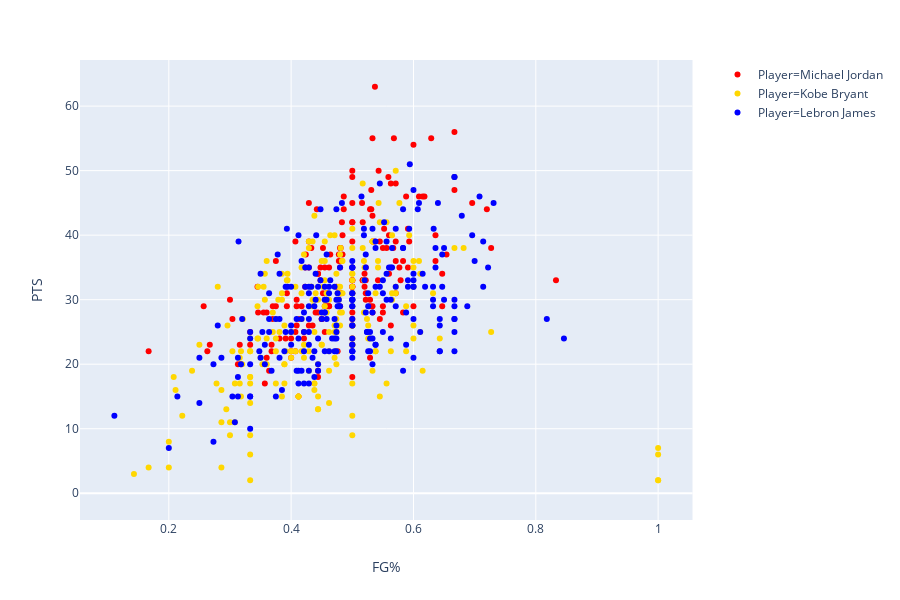

Notebook code cell kept with this figure:
### Code cell
#plot field goal % vs points scored
px.scatter(playoffs_mj_kb_lj,x='FG%',y='PTS',color='Player',color_discrete_sequence=['red','gold','blue'],hover_name='Date')

### Figure 1 — Plotly figure (JSON) as saved in the notebook; plotly's stock layout.template omitted (floating-point values rounded to 4 significant figures; data arrays with more than 128 entries replaced by an {"elided": "..."} marker saying what was removed)
{"data": [{"hoverlabel": {"namelength": 0}, "hovertemplate": "<b>%{hovertext}</b><br><br>Player=Michael Jordan<br>FG%=%{x}<br>PTS=%{y}", "hovertext": {"elided": "179 str values"}, "legendgroup": "Player=Michael Jordan", "marker": {"color": "red", "symbol": "circle"}, "mode": "markers", "name": "Player=Michael Jordan", "showlegend": true, "type": "scatter", "x": {"elided": "179 float values"}, "xaxis": "x", "y": {"elided": "179 float values"}, "yaxis": "y"}, {"hoverlabel": {"namelength": 0}, "hovertemplate": "<b>%{hovertext}</b><br><br>Player=Kobe Bryant<br>FG%=%{x}<br>PTS=%{y}", "hovertext": {"elided": "220 str values"}, "legendgroup": "Player=Kobe Bryant", "marker": {"color": "gold", "symbol": "circle"}, "mode": "markers", "name": "Player=Kobe Bryant", "showlegend": true, "type": "scatter", "x": {"elided": "220 float values"}, "xaxis": "x", "y": {"elided": "220 float values"}, "yaxis": "y"}, {"hoverlabel": {"namelength": 0}, "hovertemplate": "<b>%{hovertext}</b><br><br>Player=Lebron James<br>FG%=%{x}<br>PTS=%{y}", "hovertext": {"elided": "239 str values"}, "legendgroup": "Player=Lebron James", "marker": {"color": "blue", "symbol": "circle"}, "mode": "markers", "name": "Player=Lebron James", "showlegend": true, "type": "scatter", "x": {"elided": "239 float values"}, "xaxis": "x", "y": {"elided": "239 float values"}, "yaxis": "y"}], "layout": {"height": 600, "legend": {"tracegroupgap": 0}, "margin": {"t": 60}, "xaxis": {"anchor": "y", "domain": [0.0, 0.98], "title": {"text": "FG%"}}, "yaxis": {"anchor": "x", "domain": [0.0, 1.0], "title": {"text": "PTS"}}}}
